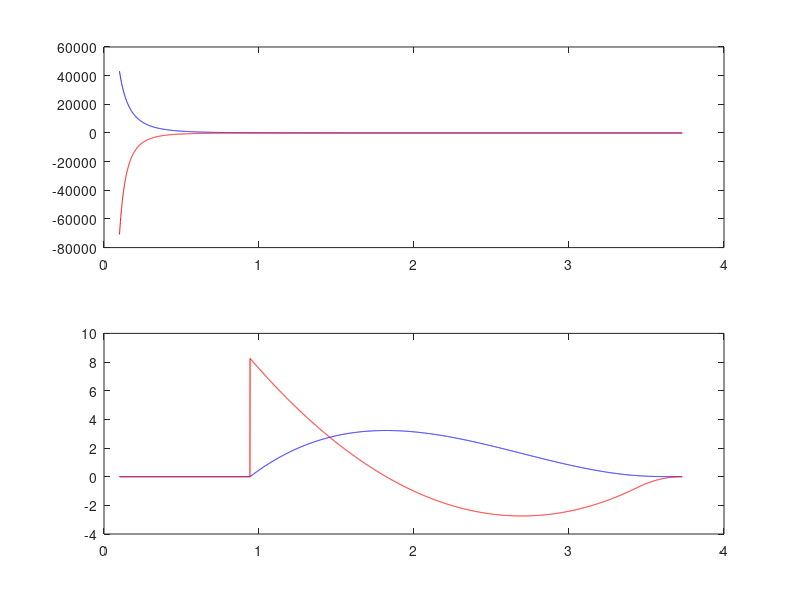

Source code (MATLAB):
%compute the table for FS potential

%Fe-Fe (Ackland et al. PMA 75, 713, 1997)
a0 = 2.8665;

a = [
    -36.559853
     62.416005
    -13.155649
     -2.721376
      8.761986
    100.0
]/a0^3;

A = [ 72.868366
    -100.944815 ]/a0^3;

r = [ 1.18
      1.15
      1.08
      0.99
      0.93
      0.866025 ]*a0;
  
R = [ 1.3
      1.2 ]*a0;
  
x1 = 0.90;
x2 = 1.90;
B0 = 7.14705133;
B1 = 0.69010282;
B2 =-4.16604662;
B3 = 1.06871772;
Z = 26;

ab = 0.529177; %Bohr radius (A)
as=0.88534*ab/(Z^(2/3)+Z^(2/3))^(1/2);


rmin=0.100000001490116 ;
%rmax=3.38247000000000 ;
rmax = 3.73042000000000 ;
dr = 6.564939997019770e-4 ;
%dr = dr/10;

x=[rmin:dr:rmax]';

c1=7.615551295656224e+000
c2=9.849458675137477e-001;

V = zeros(size(x));
dV = V;
for i=1:length(a),
    V = V+a(i)*(r(i)-x).^3.*(x<r(i)).*(x>=x2);
    dV=dV+(-3)*a(i)*(r(i)-x).^2.*(x<r(i)).*(x>=x2);
end
V = V+c1*exp(B0+B1*x+B2*x.*2+B3*x.*3).*(x>x1).*(x<x2);
dV=dV+c1*exp(B0+B1*x+B2*x.*2+B3*x.*3).*(B1+2*B2.*x+3*B3.*x.^2).*(x>x1).*(x<x2);

%universal potential
y=x/as;
eps0=8.854187816e-12;
k=1/4/pi/eps0*1.602e-19*1e10;

phi=0.1818*exp(-3.2*y)+0.5099*exp(-0.9423*y)+0.2802*exp(-0.4029*y)...
    +0.02817*exp(-0.2016*y);
dphi=(0.1818*(-3.2)*exp(-3.2*y)...
    +0.5099*(-0.9423)*exp(-0.9423*y)...
    +0.2802*(-0.4029)*exp(-0.4029*y)...
    +0.02817*(-0.2016)*exp(-0.2016*y))/as;
V = V+c2* k*Z*Z./x.*phi.*(x<=x1);
dV=dV+ (c2* k*Z*Z*(-1)./(x.^2).*phi + c2* k*Z*Z./x.*dphi).*(x<=x1);

Phi=A(1)*(x<R(1)).*(R(1)-x).^3 + A(2)*(x<R(2)).*(R(2)-x).^3;
Phi=Phi.*(Phi>0);
dPhi=A(1)*(x<R(1)).*(-3).*(R(1)-x).^2 + A(2)*(x<R(2)).*(-3).*(R(2)-x).^2;
dPhi=dPhi.*(Phi>0);

subplot(2,1,1);
plot(x,V,'b',x,dV/10,'r');
%plot(V);
subplot(2,1,2);
plot(x,Phi,'b',x,dPhi,'r');



y=x1/as;
phi=0.1818*exp(-3.2*y)+0.5099*exp(-0.9423*y)+0.2802*exp(-0.4029*y)...
    +0.02817*exp(-0.2016*y);
V11 = c2*k*Z*Z./x1.*phi;
V12 = c1*exp(B0+B1*x1+B2*x1.*2+B3*x1.*3);

V21 = c1*exp(B0+B1*x2+B2*x2.*2+B3*x2.*3);
V22 = a(1)*(r(1)-x2).^3+a(2)*(r(2)-x2).^3+a(3)*(r(3)-x2).^3 ...
     +a(4)*(r(4)-x2).^3+a(5)*(r(5)-x2).^3+a(6)*(r(6)-x2).^3 ; 
[V11,V12;V21,V22]

eV = 1.60219e-19;
angstrom = 1.0e-10;

data=[x,Phi*(eV*eV),V*(eV),dPhi*(eV*eV/angstrom),dV*(eV/angstrom)];

fp=fopen('fs2.out','w');
for i=1:length(x),
    fprintf(fp,'%20.16e %20.16e %20.16e %20.16e %20.16e\n',...
        data(i,1),data(i,2),data(i,3),data(i,4),data(i,5));
end
fclose(fp);